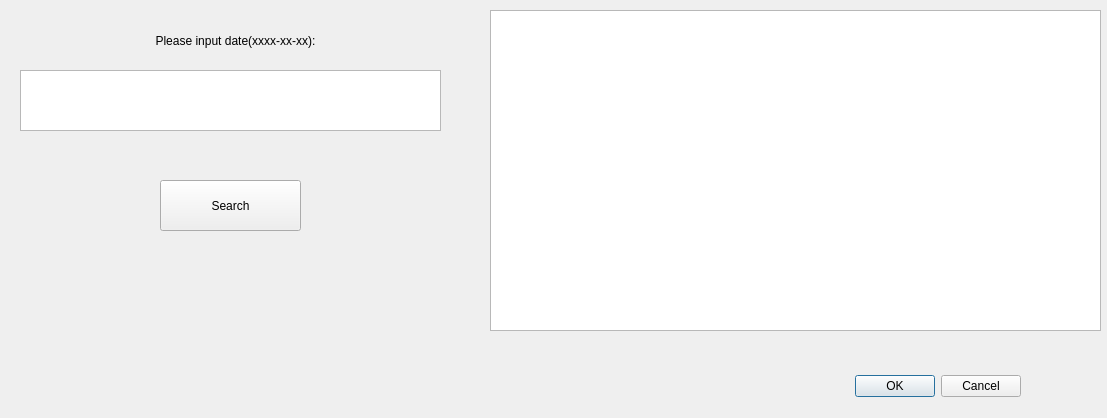
<?xml version="1.0" encoding="UTF-8"?>
<ui version="4.0">
 <class>Total</class>
 <widget class="QDialog" name="Total">
  <property name="geometry">
   <rect>
    <x>0</x>
    <y>0</y>
    <width>1107</width>
    <height>418</height>
   </rect>
  </property>
  <property name="windowTitle">
   <string>Total</string>
  </property>
  <widget class="QDialogButtonBox" name="buttonBox">
   <property name="geometry">
    <rect>
     <x>680</x>
     <y>370</y>
     <width>341</width>
     <height>32</height>
    </rect>
   </property>
   <property name="orientation">
    <enum>Qt::Horizontal</enum>
   </property>
   <property name="standardButtons">
    <set>QDialogButtonBox::Cancel|QDialogButtonBox::Ok</set>
   </property>
  </widget>
  <widget class="QTextBrowser" name="textBrowser">
   <property name="geometry">
    <rect>
     <x>490</x>
     <y>10</y>
     <width>611</width>
     <height>321</height>
    </rect>
   </property>
  </widget>
  <widget class="QPushButton" name="searchbutton">
   <property name="geometry">
    <rect>
     <x>160</x>
     <y>180</y>
     <width>141</width>
     <height>51</height>
    </rect>
   </property>
   <property name="text">
    <string>Search</string>
   </property>
  </widget>
  <widget class="QLabel" name="label">
   <property name="geometry">
    <rect>
     <x>10</x>
     <y>20</y>
     <width>451</width>
     <height>41</height>
    </rect>
   </property>
   <property name="text">
    <string>Please input date(xxxx-xx-xx):</string>
   </property>
   <property name="alignment">
    <set>Qt::AlignCenter</set>
   </property>
  </widget>
  <widget class="QTextEdit" name="textEdit">
   <property name="geometry">
    <rect>
     <x>20</x>
     <y>70</y>
     <width>421</width>
     <height>61</height>
    </rect>
   </property>
  </widget>
 </widget>
 <resources/>
 <connections>
  <connection>
   <sender>buttonBox</sender>
   <signal>accepted()</signal>
   <receiver>Total</receiver>
   <slot>accept()</slot>
   <hints>
    <hint type="sourcelabel">
     <x>248</x>
     <y>254</y>
    </hint>
    <hint type="destinationlabel">
     <x>157</x>
     <y>274</y>
    </hint>
   </hints>
  </connection>
  <connection>
   <sender>buttonBox</sender>
   <signal>rejected()</signal>
   <receiver>Total</receiver>
   <slot>reject()</slot>
   <hints>
    <hint type="sourcelabel">
     <x>316</x>
     <y>260</y>
    </hint>
    <hint type="destinationlabel">
     <x>286</x>
     <y>274</y>
    </hint>
   </hints>
  </connection>
 </connections>
</ui>
